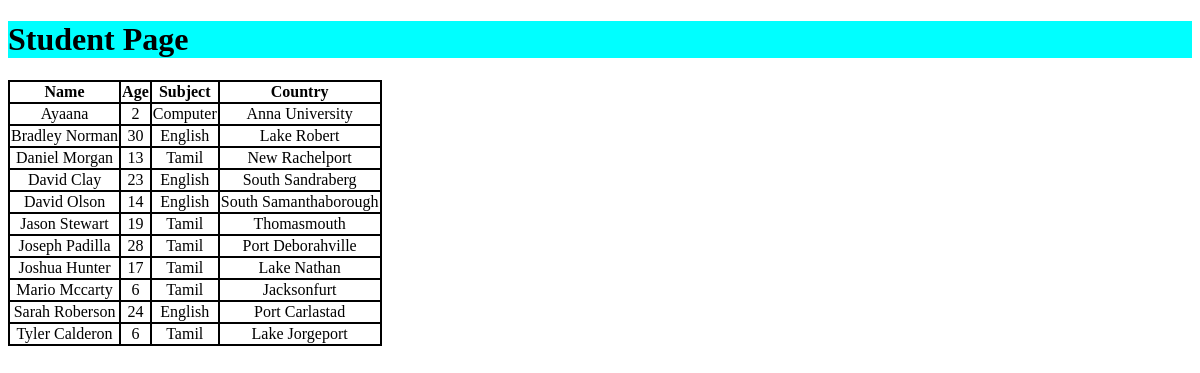
The page /student/ on the database its author committed.
### student_app/models.py (models this page shows, shortened)
class Student(models.Model):
    stu_name = models.CharField(max_length=264)
    stu_age = models.IntegerField()
    stu_subject = models.CharField(max_length=264)
    stu_country = models.CharField(max_length=264)

### student_app/views.py (the view)
# urls.py: re_path(r'student/', views.student, name='student'),
def student(request):
    stu_list = Student.objects.order_by('stu_name')
    stu_dict = {'student': stu_list}
    return render(request, 'second_app/student.html', context=stu_dict)

### templates/second_app/student.html (shortened to what this page needs)
<!DOCTYPE html>
{% load static %}
<html lang="en">
<head>
    <link rel="stylesheet" href="{% static "css/style.css" %}" />
</head>
<body>
<h1>Student Page</h1>
{% if student %}
    <table>
    <thead>
    <th>Name</th>
    <th>Age</th>
    <th>Subject</th>
    <th>Country</th>
    </thead>
    {% for stu in student %}
        <tr>
            <td>{{ stu.stu_name }}</td>
        <td>{{ stu.stu_age}}</td>
        <td>{{ stu.stu_subject }}</td>
        <td>{{ stu.stu_country }}</td>
        </tr>
    {% endfor %}
    </table>
{% endif %}
</body>
</html>

### static/css/style.css (style rules this page uses)
h1 { background: aqua; color:black; }
table, th, td { border: 2px solid black; border-collapse: collapse; text-align: center; }

### rows shown on the page
Student: stu_name "Ayaana", stu_age "2", stu_subject "Computer", stu_country "Anna University"
Student: stu_name "Bradley Norman", stu_age "30", stu_subject "English", stu_country "Lake Robert"
Student: stu_name "Daniel Morgan", stu_age "13", stu_subject "Tamil", stu_country "New Rachelport"
Student: stu_name "David Clay", stu_age "23", stu_subject "English", stu_country "South Sandraberg"
Student: stu_name "David Olson", stu_age "14", stu_subject "English", stu_country "South Samanthaborough"
Student: stu_name "Jason Stewart", stu_age "19", stu_subject "Tamil", stu_country "Thomasmouth"
Student: stu_name "Joseph Padilla", stu_age "28", stu_subject "Tamil", stu_country "Port Deborahville"
Student: stu_name "Joshua Hunter", stu_age "17", stu_subject "Tamil", stu_country "Lake Nathan"
Student: stu_name "Mario Mccarty", stu_age "6", stu_subject "Tamil", stu_country "Jacksonfurt"
Student: stu_name "Sarah Roberson", stu_age "24", stu_subject "English", stu_country "Port Carlastad"
Student: stu_name "Tyler Calderon", stu_age "6", stu_subject "Tamil", stu_country "Lake Jorgeport"
